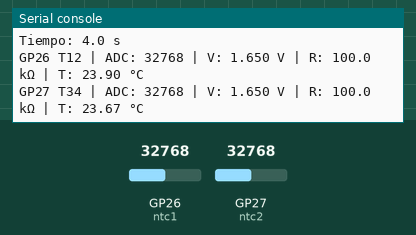
This program was run on a simulated Raspberry Pi Pico running MicroPython. On the bench: the last lines printed to the serial console. The test bench sets the inputs (shaded band); at power-on: GP27 (ntc2) = 32768, GP26 (ntc1) = 32768 (analog values on the 0–65535 scale). Files the program writes start out absent.

Above: at 4.4 s.
4.5 s: GP27 (ntc2) set to 11040
At 5.4 s:
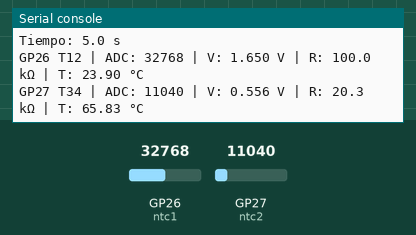
6.0 s: GP27 (ntc2) set to 9040
At 6.8 s:
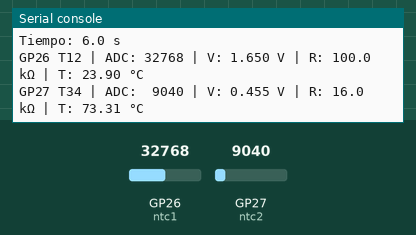
Timing chart, 0 to 9.0 s (numbered marks = the images above; inputs shaded):
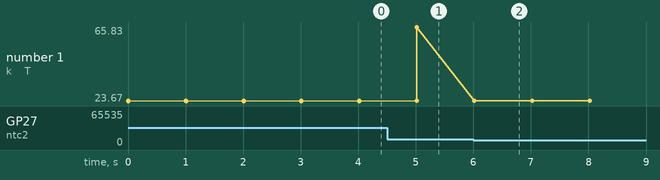

Measured:
- the behaviour switches between 10000 and 9984 on GP27 (ntc2) (found by bisection; images 1 and 2)
- after the input at 4.5 s, the serial console: prints a new line after 0.52 s (image 1)
- after the input at 6.0 s, the serial console: prints a new line at once (image 2)
- plotted number 1: 23.67 → 65.83 after the input at 4.5 s

The program:

medicion_temperatura.py
```python
from machine import ADC
import time
import math


# ============================================================
# ADC
# ============================================================

ntc1 = ADC(26)   # GP26 = ADC0 -> Termistor T12
ntc2 = ADC(27)   # GP27 = ADC1 -> Termistor T34


# ============================================================
# PARÁMETROS DEL DIVISOR
# ============================================================

R_FIJA = 100_000.0

ADC_MAX = 65535.0
VCC = 3.3


# ============================================================
# COEFICIENTES STEINHART-HART
# ============================================================

# Termistor 1 — T12 — GP26
SH_A_1 = 1.2962790321e-03
SH_B_1 = 1.1750245787e-04
SH_C_1 = 4.7006761239e-07

# Termistor 2 — T34 — GP27
SH_A_2 = 1.9648148223e-05
SH_B_2 = 3.0869406086e-04
SH_C_2 = -1.3403841252e-07


# ============================================================
# CONFIGURACIÓN
# ============================================================

ARCHIVO_CSV = "temperaturas.csv"

INTERVALO = 1.0      # segundos entre mediciones


# ============================================================
# FUNCIÓN TEMPERATURA
# ============================================================

def leer_ntc(adc, A, B, C):

    raw = adc.read_u16()

    # Tensión medida
    voltaje = raw / ADC_MAX * VCC

    # Evitar valores inválidos
    if voltaje <= 0 or voltaje >= VCC:
        return raw, voltaje, None, None

    # Divisor:
    #
    # 3.3V --- R_FIJA --- ADC --- NTC --- GND
    #
    r_ntc = R_FIJA * voltaje / (VCC - voltaje)

    # --------------------------------------------------------
    # Modelo Steinhart-Hart
    #
    # 1/T = A + B*ln(R) + C*[ln(R)]^3
    # --------------------------------------------------------

    ln_r = math.log(r_ntc)

    inv_t = (
        A
        + B * ln_r
        + C * ln_r**3
    )

    temperatura_k = 1.0 / inv_t
    temperatura_c = temperatura_k - 273.15

    return raw, voltaje, r_ntc, temperatura_c


# ============================================================
# CREAR CSV
# ============================================================

archivo = open(ARCHIVO_CSV, "w")

archivo.write(
    "tiempo_s,temp1_c,temp2_c,adc1,adc2,voltaje1_v,voltaje2_v\n"
)

archivo.flush()


# ============================================================
# INICIO DE MEDICIÓN
# ============================================================

t0 = time.ticks_ms()

print("==========================================")
print("Medición de temperatura iniciada")
print("Modelo: Steinhart-Hart")
print("GP26 -> T12")
print("GP27 -> T34")
print("Archivo:", ARCHIVO_CSV)
print("Presionar STOP en Thonny para finalizar")
print("==========================================")


# ============================================================
# LOOP
# ============================================================

try:

    while True:

        # ----------------------------------------------------
        # Tiempo transcurrido
        # ----------------------------------------------------

        tiempo_s = time.ticks_diff(
            time.ticks_ms(),
            t0
        ) / 1000.0


        # ----------------------------------------------------
        # Leer NTC
        # ----------------------------------------------------

        raw1, v1, r1, t1 = leer_ntc(
            ntc1,
            SH_A_1,
            SH_B_1,
            SH_C_1
        )

        raw2, v2, r2, t2 = leer_ntc(
            ntc2,
            SH_A_2,
            SH_B_2,
            SH_C_2
        )


        # ----------------------------------------------------
        # Mostrar en Thonny
        # ----------------------------------------------------

        print("==========================================")
        print("Tiempo: {:.1f} s".format(tiempo_s))


        if t1 is not None:

            print(
                "GP26 T12 | ADC: {:5d} | V: {:.3f} V | "
                "R: {:.1f} kΩ | T: {:.2f} °C".format(
                    raw1,
                    v1,
                    r1 / 1000,
                    t1
                )
            )

        else:

            print("GP26 T12 | Lectura fuera de rango")


        if t2 is not None:

            print(
                "GP27 T34 | ADC: {:5d} | V: {:.3f} V | "
                "R: {:.1f} kΩ | T: {:.2f} °C".format(
                    raw2,
                    v2,
                    r2 / 1000,
                    t2
                )
            )

        else:

            print("GP27 T34 | Lectura fuera de rango")


        # ----------------------------------------------------
        # GUARDAR EN CSV
        # ----------------------------------------------------

        if t1 is not None and t2 is not None:

            linea = (
                "{:.3f},{:.3f},{:.3f},{},{},{:.4f},{:.4f}\n"
                .format(
                    tiempo_s,
                    t1,
                    t2,
                    raw1,
                    raw2,
                    v1,
                    v2
                )
            )

            archivo.write(linea)
            archivo.flush()


        # ----------------------------------------------------
        # Esperar siguiente medición
        # ----------------------------------------------------

        time.sleep(INTERVALO)


# ============================================================
# FINALIZACIÓN
# ============================================================

except KeyboardInterrupt:

    print("")
    print("==========================================")
    print("Medición detenida")
    print("Archivo guardado:", ARCHIVO_CSV)
    print("==========================================")


finally:

    archivo.close()
```
